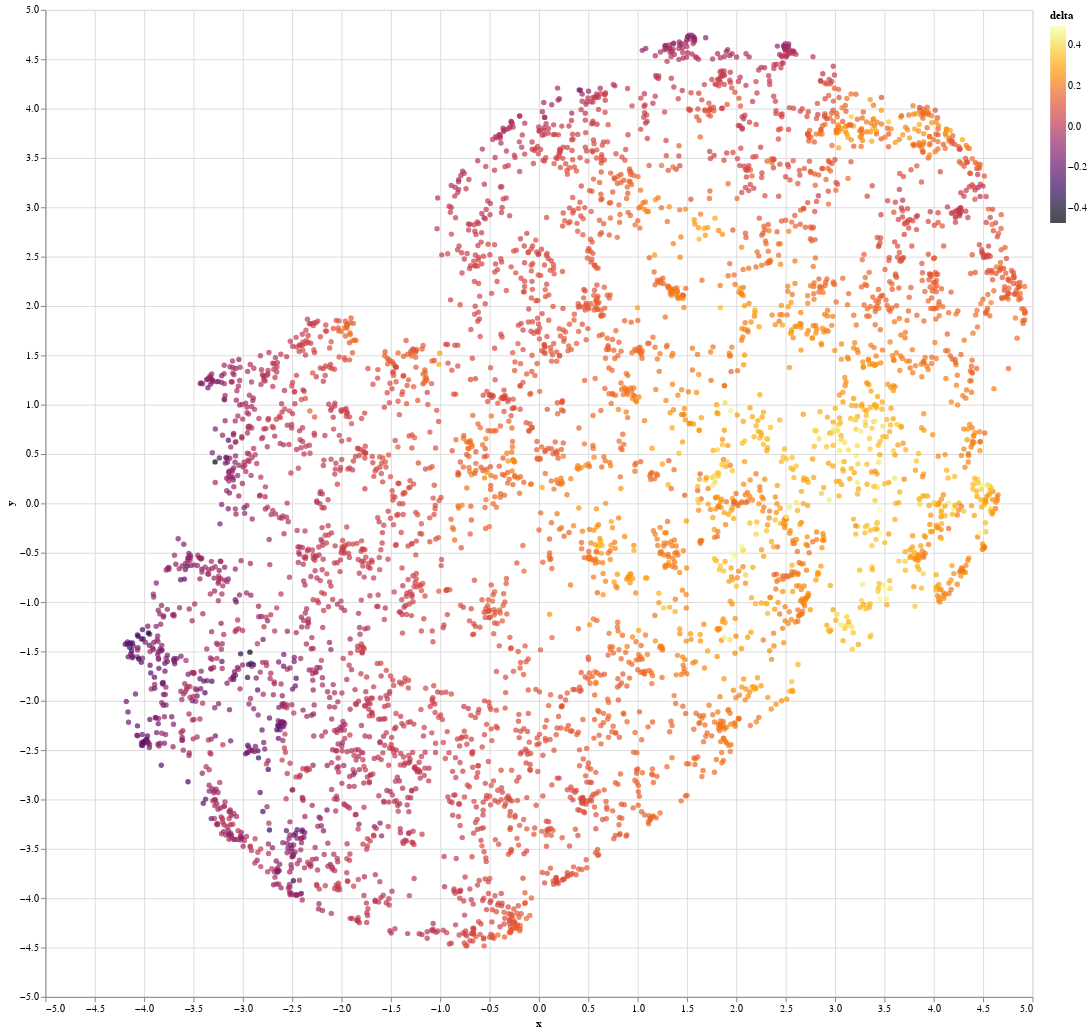

Source (notebook cell):
### Code cell
chart.interactive()

### Figure 1 — Vega-Lite specification as saved in the notebook (floating-point values rounded to 4 significant figures; data arrays with more than 128 entries replaced by an {"elided": "..."} marker saying what was removed)
{"$schema": "https://vega.github.io/schema/vega-lite/v2.4.3.json", "config": {"view": {"height": 300, "width": 400}}, "data": {"values": {"elided": "5000 records"}}, "encoding": {"color": {"field": "delta", "scale": {"scheme": "inferno"}, "type": "quantitative"}, "tooltip": {"field": "label", "type": "nominal"}, "x": {"field": "x", "type": "quantitative"}, "y": {"field": "y", "type": "quantitative"}}, "height": 1000, "mark": "circle", "selection": {"selector022": {"bind": "scales", "encodings": ["x", "y"], "mark": {"fill": "#333", "fillOpacity": 0.125, "stroke": "white"}, "on": "[mousedown, window:mouseup] > window:mousemove!", "resolve": "global", "translate": "[mousedown, window:mouseup] > window:mousemove!", "type": "interval", "zoom": "wheel!"}}, "width": 1000}
